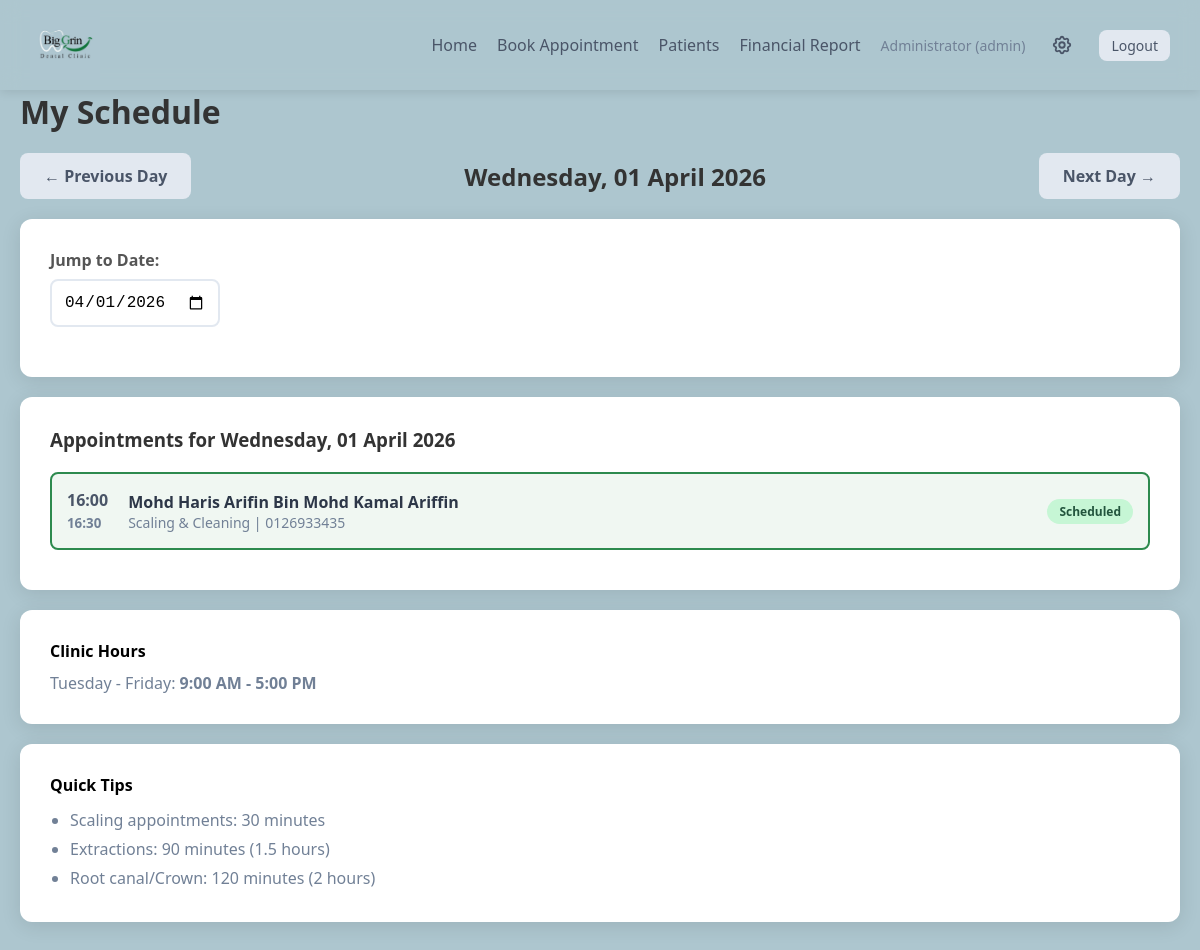
The page /doctor/schedule?date=2026-04-01 (signed in) on the database its author committed.
### app.py (models this page shows)
class Appointment(db.Model):
    id = db.Column(db.Integer, primary_key=True)
    patient_id = db.Column(db.Integer, db.ForeignKey('patient.id'), nullable=False)
    appointment_date = db.Column(db.Date, nullable=False)
    start_time = db.Column(db.Time, nullable=False)
    end_time = db.Column(db.Time, nullable=False)
    appointment_type = db.Column(db.String(50), nullable=False)
    status = db.Column(db.String(20), default='scheduled')  # 'scheduled', 'completed', 'cancelled'
    notes = db.Column(db.Text, nullable=True)
    fee = db.Column(db.Integer, nullable=True)  # Fee in RM
    payment_status = db.Column(db.String(20), default='pending')  # 'pending', 'paid', 'refunded'
    payment_method = db.Column(db.String(50), nullable=True)  # 'cash', 'card', 'online'
    patient = db.relationship('Patient', backref='appointments')

class Patient(db.Model):
    id = db.Column(db.Integer, primary_key=True)
    name = db.Column(db.String(100), nullable=False)
    phone = db.Column(db.String(20), nullable=False)
    email = db.Column(db.String(120), nullable=True)
    address = db.Column(db.Text, nullable=True)
    nric = db.Column(db.String(20), nullable=True)
    is_foreign = db.Column(db.Boolean, default=False)
    signature = db.Column(db.Text, nullable=True)  # Base64 encoded signature
    pdpa_consent = db.Column(db.Boolean, default=False)  # PDPA consent for data storage
    pdpa_consent_date = db.Column(db.DateTime, nullable=True)  # When consent was given
    registered_at = db.Column(db.DateTime, default=datetime.now)

### app.py (the view)
@app.route('/doctor/schedule')
def doctor_schedule():
    if 'user_id' not in session:
        return redirect(url_for('login'))
    date_str = request.args.get('date', datetime.now().strftime('%Y-%m-%d'))
    selected_date = datetime.strptime(date_str, '%Y-%m-%d').date()
    appointments = Appointment.query.filter_by(
        appointment_date=selected_date
    ).filter(Appointment.status != 'cancelled').order_by(Appointment.start_time).all()
    prev_date = selected_date - timedelta(days=1)
    next_date = selected_date + timedelta(days=1)
    return render_template('doctor_schedule.html',
                         appointments=appointments,
                         selected_date=selected_date,
                         prev_date=prev_date,
                         next_date=next_date,
                         appointment_types=APPOINTMENT_TYPES,
                         clinic_hours=CLINIC_HOURS)

### templates/doctor_schedule.html (shortened to what this page needs)
{% extends "base.html" %}
{% block content %}
<h1>My Schedule</h1>
<div class="date-nav">
    <a href="{{ url_for('doctor_schedule') }}?date={{ prev_date.strftime('%Y-%m-%d') }}" class="btn btn-secondary">← Previous Day</a>
    <h2>{{ selected_date.strftime('%A, %d %B %Y') }}</h2>
    <a href="{{ url_for('doctor_schedule') }}?date={{ next_date.strftime('%Y-%m-%d') }}" class="btn btn-secondary">Next Day →</a>
</div>
<div class="card">
    <form method="GET" style="margin-bottom: 20px;">
        <label style="margin-bottom: 8px; display: block;">Jump to Date:</label>
        <input type="date" name="date" value="{{ selected_date.strftime('%Y-%m-%d') }}" onchange="this.form.submit()" style="width: auto;">
    </form>
</div>
<div class="card">
    <h3>Appointments for {{ selected_date.strftime('%A, %d %B %Y') }}</h3>
    {% if appointments %}
    <div style="margin-top: 20px;">
        {% for appt in appointments %}
        <div class="time-block occupied">
            <div class="time">
                {{ appt.start_time.strftime('%H:%M') }}<br>
                <small style="color: #718096;">{{ appt.end_time.strftime('%H:%M') }}</small>
            </div>
            <div class="patient-info">
                <div class="name">{{ appt.patient.name }}</div>
                <div class="type">{{ appointment_types[appt.appointment_type].name }} | {{ appt.patient.phone }}</div>
            </div>
            <div>
                <span class="badge badge-{{ appt.status }}">{{ appt.status.title() }}</span>
            </div>
        </div>
        {% endfor %}
    </div>
    {% else %}
    <div style="text-align: center; padding: 40px; color: #a0aec0;">
        <p style="font-size: 18px; margin-bottom: 10px;">No appointments scheduled</p>
        <p style="font-size: 14px;">You have a free day! 🎉</p>
    </div>
    {% endif %}
</div>
<div class="card" style="margin-top: 20px;">
    <h4>Clinic Hours</h4>
    <p style="margin-top: 10px; color: #718096;">
        {% set day = selected_date.weekday() %}
        {% if day == 0 %}
            <strong style="color: #e53e3e;">Monday - Closed</strong>
        {% elif day in [1, 2, 3, 4] %}
            Tuesday - Friday: <strong>9:00 AM - 5:00 PM</strong>
        {% else %}
            Saturday - Sunday: <strong>9:00 AM - 1:30 PM</strong>
        {% endif %}
    </p>
</div>
<div class="card" style="margin-top: 20px;">
    <h4>Quick Tips</h4>
    <ul style="margin-top: 10px; margin-left: 20px; color: #718096; line-height: 1.8;">
        <li>Scaling appointments: 30 minutes</li>
        <li>Extractions: 90 minutes (1.5 hours)</li>
        <li>Root canal/Crown: 120 minutes (2 hours)</li>
    </ul>
</div>
{% endblock %}

### templates/base.html (style rules this page uses)
* { margin: 0; padding: 0; box-sizing: border-box; }
body { font-family: 'Segoe UI', Tahoma, Geneva, Verdana, sans-serif; background: #ADC6CF; min-height: 100vh; padding-top: 70px; }
.card { background: white; border-radius: 12px; box-shadow: 0 4px 20px rgba(0,0,0,0.1); padding: 30px; margin-bottom: 20px; }
h1, h2, h3 { color: #333; margin-bottom: 20px; }
.btn { display: inline-block; padding: 12px 24px; border-radius: 8px; text-decoration: none; font-weight: 600; cursor: pointer; border: none; transition: all 0.3s ease; }
.btn-secondary { background: #e2e8f0; color: #4a5568; }
label { display: block; margin-bottom: 8px; font-weight: 600; color: #555; }
input[type="text"], input[type="password"], input[type="tel"], input[type="date"], input[type="time"], select, textarea { width: 100%; padding: 12px; border: 2px solid #e2e8f0; border-radius: 8px; font-size: 16px; transition: border-color 0.3s; }
.badge { display: inline-block; padding: 4px 12px; border-radius: 20px; font-size: 12px; font-weight: 600; }
.badge-scheduled { background: #c6f6d5; color: #22543d; }
.time-block { background: white; border: 2px solid #e2e8f0; border-radius: 8px; padding: 15px; margin-bottom: 10px; display: flex; justify-content: space-between; align-items: center; }
.time-block.occupied { border-color: #2d8a4e; background: #f0f7f2; }
.time-block .time { font-weight: 600; color: #4a5568; }
.patient-info { flex: 1; margin-left: 20px; }
.patient-info .name { font-weight: 600; color: #2d3748; }
.patient-info .type { font-size: 14px; color: #718096; }
.date-nav { display: flex; justify-content: space-between; align-items: center; margin-bottom: 20px; }
.date-nav h2 { margin: 0; }

### rows shown on the page
Appointment: start_time "16:00", end_time "16:30", patient.name "Mohd Haris Arifin Bin Mohd Kamal Ariffin", appointment_type "Scaling & Cleaning", patient.phone "0126933435", status "Scheduled"

### other values the page prints
{{ session.get('name') }} "Administrator"
{{ session.get('role') }} "admin"
{{ selected_date.strftime('%A, %d %B %Y') }} "Wednesday, 01 April 2026"
